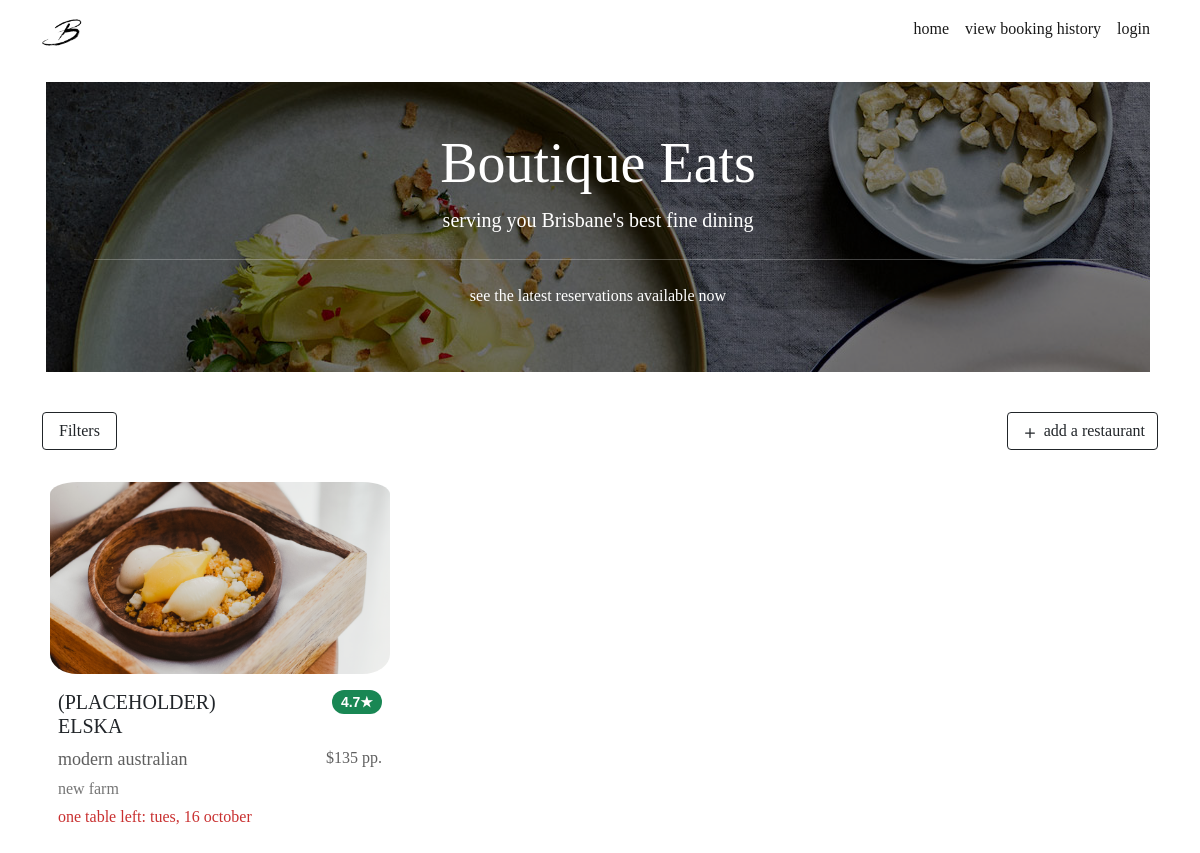
Before: / with the older database file.
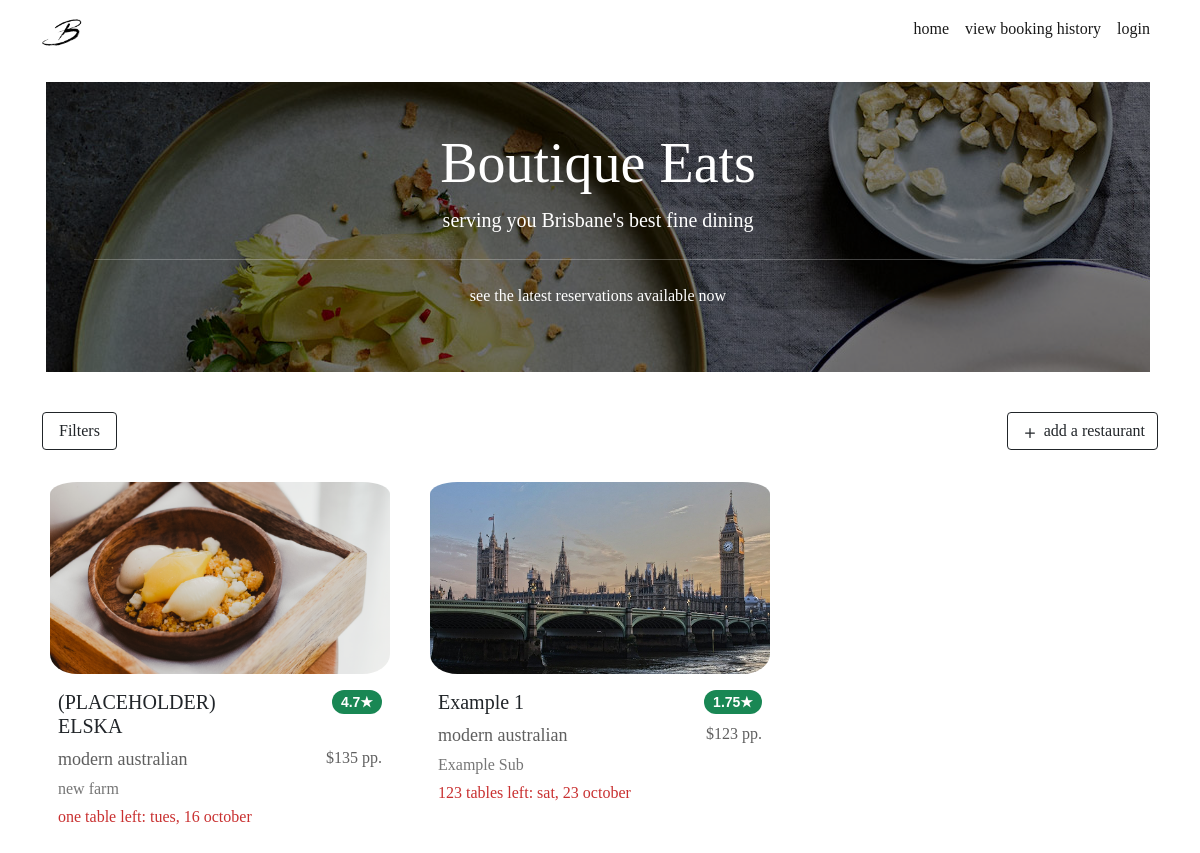
After: the same page with the newer database file.
### website/models.py (models this page shows, shortened)
class Restaurant(db.Model):
    __tablename__ = 'restaurants'
    __table_args__ = {'extend_existing': True}
    restaurant_id = db.Column(db.Integer, primary_key=True)
    name = db.Column(db.String(100), nullable=False)
    street = db.Column(db.String(150), nullable=False)
    suburb = db.Column(db.String(50), nullable=False)
    max_reservations = db.Column(db.Integer)
    caption = db.Column(db.String(200), nullable=False)
    description = db.Column(db.String(400), nullable=False)
    price = db.Column(db.Integer)
    cuisine_type = db.Column(db.String(30), nullable=False)
    num_courses = db.Column(db.Integer, nullable=False)
    website = db.Column(db.String(400))
    image = db.Column(db.String(400), nullable=False)
    comments = db.relationship('Comment', backref='restaurant')
    statuses = db.relationship('RestaurantStatus', backref='restaurant')
    reservations = db.relationship('Reservation', backref='restaurant')

class RestaurantStatus(db.Model):
    __tablename__ = 'restaurantstatuses'
    __table_args__ = {'extend_existing': True}
    restaurant_status_id = db.Column(db.Integer, primary_key=True)
    status = db.Column(db.String(100), nullable=False)
    at_time = db.Column(db.DateTime, default=datetime.now())
    restaurant_id = db.Column(db.Integer, db.ForeignKey('restaurants.restaurant_id'))

### website/views.py (the view)
@bp.route('/')
def index():
    restaurants = Restaurant.query.all()
    statuses = []
    for restaurant in restaurants:
        statuses.append(RestaurantStatus.query.filter_by(restaurant=restaurant).order_by(desc(RestaurantStatus.at_time)).first())
    return render_template("index.html", restaurants=restaurants, restaurant_statuses=statuses)

### website/templates/index.html (shortened to what this page needs)
{% extends 'base.html' %}
{% block content %}
<div class="container">
    <div class="row me-4 mt-auto">
        <div class="p-5 rounded-lg m-3"
            style="color: #ffffff; background: linear-gradient( rgba(0, 0, 0, 0.5), rgba(0, 0, 0, 0.5) ), url('../static/image/banner_many.jpg');">
            <h1 class="display-4 text-center">Boutique Eats</h1>
            <p class="lead text-center">serving you Brisbane's best fine dining</p>
            <hr class="my-4">
            <p class="text-center">see the latest reservations available now</p>
        </div>
    </div>
</div>
<div class="container">
    <div class="row mt-4 mb-2">
        <div class="col-12 col-md-6 col-lg-6">
            <button class="btn btn-outline-dark px-3" type="button" data-bs-toggle="collapse"
                data-bs-target="#filterMenu" aria-expanded="false" aria-controls="filterMenu">
                Filters
            </button>
        </div>
        <div class="col-12 col-md-6 col-lg-6">
            <a class="btn btn-outline-dark float-end" href="{{url_for('main.createrestaurant')}}" role="button">
                <svg xmlns="http://www.w3.org/2000/svg" width="20" height="20" fill="currentColor" class="bi bi-plus"
                    viewBox="0 0 16 16">
                    <path
                        d="M8 4a.5.5 0 0 1 .5.5v3h3a.5.5 0 0 1 0 1h-3v3a.5.5 0 0 1-1 0v-3h-3a.5.5 0 0 1 0-1h3v-3A.5.5 0 0 1 8 4z" />
                </svg>
                add a restaurant
            </a>
        </div>
    </div>
</div>
<div class="container">
    <div class="row mt-3 mt-lg-4 mt-sm-4">
        <div class="col-lg-4 col-md-12 pb-5 pb-lg-2 pb-md-5 pb-sm-4">
            <div class="card">
                <img src="../static/image/elska_2.png" class="card-img-top px-2 pt-2" alt="...">
                <div class="card-body">
                    <div class="row">
                        <div class="col-6 col-lg-8 col-md-6">
                            <div class="card-title">
                                <h5>(PLACEHOLDER) ELSKA</h5>
                            </div>
                        </div>
                        <div class="col-6 col-lg-4 col-md-6">
                            <span class="badge rounded-pill bg-success float-end">4.7&#9733;</span>
                        </div>
                    </div>
                    <div class="row">
                        <div class="col-8 col-lg-6">
                            <p class="card-text card-cuisine">
                                modern australian
                            </p>
                        </div>
                        <div class="col-4 col-lg-6 card-price">
                            $135 pp.
                        </div>
                    </div>
                    <div class="row mt-1">
                        <div class="card-text card-location">
                            new farm
                        </div>
                    </div>
                    <div class="row mt-1">
                        <div class="card-text card-seats">
                            one table left: tues, 16 october
                        </div>
                    </div>
                </div>
            </div>
        </div>
        {% for restaurant in restaurants %}
        <div class="col-lg-4 col-md-12 pb-5 pb-lg-2 pb-md-5 pb-sm-4">
            <div class="card">
                <img src="{{ restaurant.image }}" class="card-img-top px-2 pt-2" alt="{{ restaurant.name }}">
                <div class="card-body">
                    <div class="row">
                        <div class="col-6 col-lg-8 col-md-6">
                            <div class="card-title">
                                <h5>{{ restaurant.name }} </h5>
                            </div>
                        </div>
                        <div class="col-6 col-lg-4 col-md-6">
                            {% set average = [] %}
                            <span class="badge rounded-pill bg-success float-end">{{ average | sum / average | count
                                }}&#9733;</span>
                        </div>
                    </div>
                    <div class="row">
                        <div class="col-8 col-lg-6">
                            <p class="card-text card-cuisine">
                                {{ restaurant.cuisine_type }}
                            </p>
                        </div>
                        <div class="col-4 col-lg-6 card-price">
                            ${{ restaurant.price }} pp.
                        </div>
                    </div>
                    <div class="row mt-1">
                        <div class="card-text card-location">
                            {{ restaurant.suburb }}
                        </div>
                    </div>
                    <div class="row mt-1">
                        <div class="card-text card-seats">
                            {{ restaurant.max_reservations - restaurant.reservations|length }} tables left:
                            {{restaurant.statuses[-1].at_time.strftime("%a, %d %B").lower() }}
                        </div>
                    </div>
                </div>
            </div>
        </div>
        {% endfor %}
    </div>
</div>
{% endblock %}

### website/templates/base.html (shortened to what this page needs)
<!DOCTYPE html>
<html lang="en">
<head>
    <link href="https://cdn.jsdelivr.net/npm/bootstrap@5.0.0-beta3/dist/css/bootstrap.min.css" rel="stylesheet"
>
    <link rel="stylesheet" href="../static/css/stylesheet.css">
</head>
<main>
    <body>
        <header>
            <nav class="navbar navbar-expand-sm navbar-light">
                <div class="container">
                    <a class="navbar-brand" href="{{url_for('main.index')}}">
                        <img src=" ../static/image/logo.png" width="40" height="40">
                    </a>
                    <div class="collapse navbar-collapse" id="navbarNavDropdown">
                        <div class="navbar-nav ms-auto mb-2">
                            <a class="nav-link active" href="{{url_for('main.index')}}">home</a>
                            <a class="nav-link active" href="{{url_for('main.bookings')}}">view booking history</a>
                            {% if current_user.is_authenticated %}
                            <a class="nav-link disabled" tabindex="-1">welcome {{current_user.name}}</a>
                            {% else %}
                            <a class="nav-link active" href="{{url_for('auth.login')}}">login</a>
                            {% endif %}
                        </div>
                    </div>
                </div>
            </nav>
        </header>
        {% import "bootstrap/wtf.html" as wtf %}
        {% block content %}
        {% endblock %}
    </body>
</main>
</html>

### website/static/css/stylesheet.css (style rules this page uses)
body { font-family: Didot, Palatino, Perpetua, serif; }
.card { border-radius: 5%; border: none; }
.card-img-top { width: 100%; height: 25vh; object-fit: cover; border-radius: 10%; }
.card-title { font-weight: bold; }
.card-text { font-size: 18px; }
.card-seats { font-size: 16px; color: #c93030; }
.card-cuisine { text-align: left; color: #5f5f5f; }
.card-price { text-align: right; font-size: 16px; color: #5f5f5f; }
.card-location { text-align: left; font-size: 16px; color: #767676; }
span.badge { font-size: 14px; font-family: Candara, sans-serif; }

Changed rows visible on the page:
added Restaurant: image (picture), name "Example 1", average "1.75", cuisine_type "modern australian", price "123", suburb "Example Sub", max_reservations "123", at_time "sat, 23 october"
